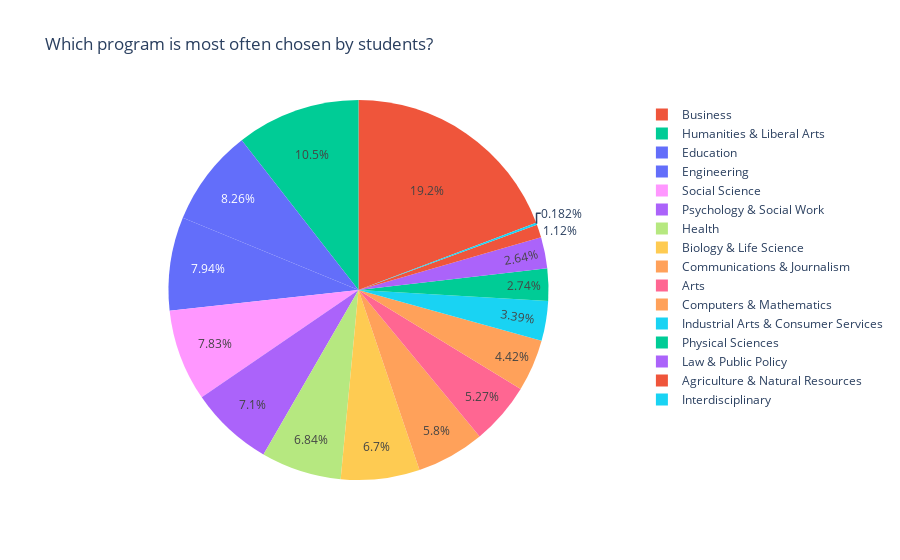

Here is the notebook cell this chart was saved with:
### Code cell
majors = df.dropna().groupby(['Major_category']).agg({'Total':'sum'})
fig2 = px.pie(df, values='Total', names='Major_category', title='Which program is most often chosen by students?', color='Major_category')
fig2.show()

### Figure 1 — Plotly figure (JSON) as saved in the notebook; plotly's stock layout.template omitted (floating-point values rounded to 4 significant figures; data arrays with more than 128 entries replaced by an {"elided": "..."} marker saying what was removed)
{"data": [{"customdata": {"elided": "172x1 str values"}, "domain": {"x": [0, 1], "y": [0, 1]}, "hovertemplate": "Major_category=%{customdata[0]}<br>Total=%{value}<extra></extra>", "labels": {"elided": "172 str values"}, "legendgroup": "", "marker": {"colors": {"elided": "172 str values"}}, "name": "", "showlegend": true, "type": "pie", "values": {"elided": "172 int values"}}], "layout": {"legend": {"tracegroupgap": 0}, "title": {"text": "Which program is most often chosen by students?"}}}
